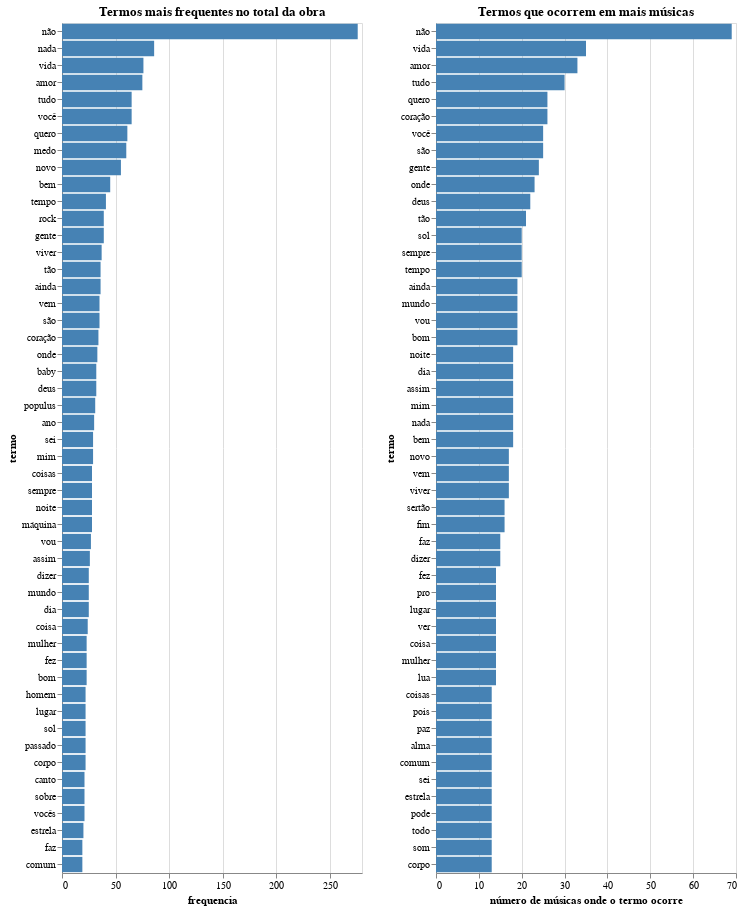

Notebook code for this chart:
### Code cell
df_most_f = df_term.sort_values(by = 'frequencia', ascending = False)[0:50]
df_most_l = df_term.sort_values(by = 'número de músicas onde o termo ocorre', ascending = False)[0:50]


word_freq = alt.Chart(df_most_f).mark_bar().encode(
    x='frequencia:Q',
    y= alt.X('termo:O', sort = alt.EncodingSortField(field="frequencia", order='descending')),
    color = alt.value('steelblue'),
    tooltip=[
        'termo:O',
        'frequencia:Q',
        alt.Tooltip('músicas onde o termo ocorre:O', title='Letras onde o termo ocorre')
    ]
).properties(    
    height=850,
    width = 300,
    title = 'Termos mais frequentes no total da obra'
)

lyrics_count = alt.Chart(df_most_l).mark_bar().encode(
    x='número de músicas onde o termo ocorre:Q',
    y= alt.X('termo:O', 
                sort = alt.EncodingSortField(field="número de músicas onde o termo ocorre", order='descending')),
    color = alt.value('steelblue'),
    tooltip=[
        'termo:O',
        'número de músicas onde o termo ocorre:Q',
        alt.Tooltip('músicas onde o termo ocorre:O', title='Letras onde o termo ocorre')
    ]
).properties(    
    height=850,
    width = 300,
    title = 'Termos que ocorrem em mais músicas'
)

hconcat = alt.hconcat(
    word_freq,
    lyrics_count,
)

hconcat = (word_freq | lyrics_count)

file = 'frequencia_dos_termos.html'
filepath = os.path.join(viz_path, file)
hconcat.save(filepath)
hconcat
